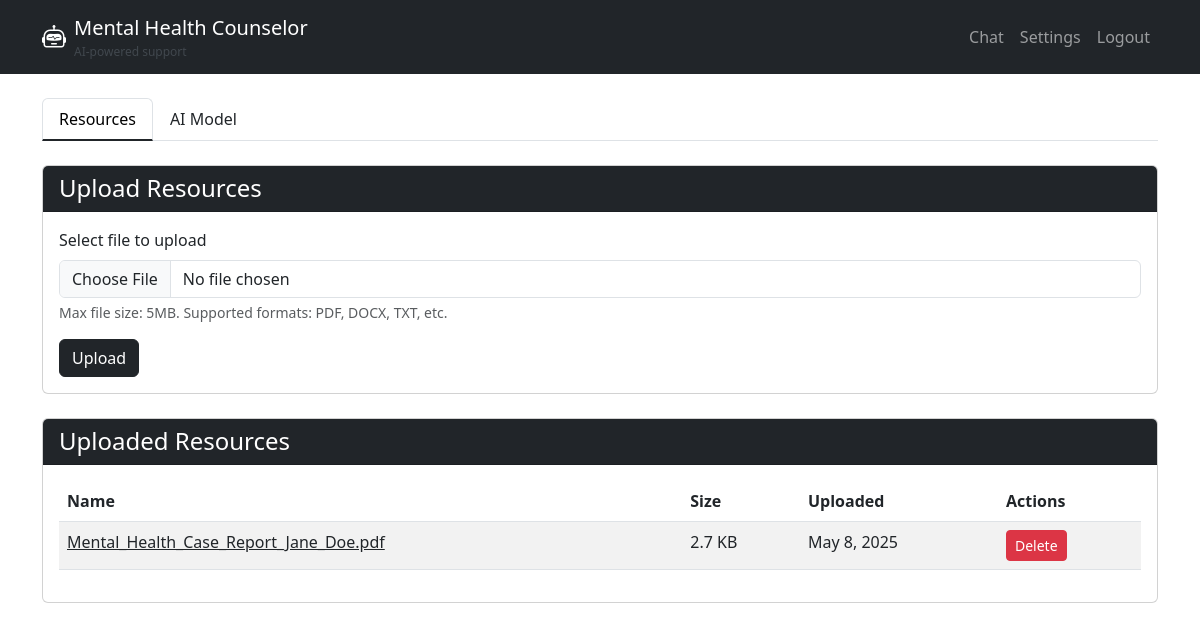
Page /chat/settings/ (signed in) on the committed database.
### chat/models.py (models this page shows, shortened)
class UploadedFile(models.Model):
    name = models.CharField(max_length=255)
    file = models.FileField(upload_to='uploads/')
    size = models.PositiveIntegerField()  # Size in bytes
    uploaded_at = models.DateTimeField(default=timezone.now)
    user = models.ForeignKey(User, on_delete=models.CASCADE, null=True, blank=True)
    content = models.TextField(null=True, blank=True)
    processed = models.BooleanField(default=False)
    file_type = models.CharField(max_length=20, blank=True, null=True)
    class Meta:
        ordering = ['-uploaded_at']

### chat/views.py (the view, shortened to what this page needs)
# urls.py: path('settings/', views.settings_dashboard, name='settings_dashboard'),
@login_required
def settings_dashboard(request):
    preference, created = UserPreference.objects.get_or_create(user=request.user)
    preference_form = UserPreferenceForm(instance=preference)
    files = UploadedFile.objects.filter(user=request.user)
    context = {
        'files': files,
        'preference_form': preference_form,
        'current_params': {
            'temperature': preference.temperature,
            'max_tokens': preference.max_tokens,
            'stream': preference.stream,
            'use_custom_prompt': preference.use_custom_prompt,
            'custom_system_prompt': preference.custom_system_prompt,
            'use_resources': preference.use_resources
        }
    }
    return render(request, 'admin/dashboard.html', context)

### templates/admin/dashboard.html (shortened to what this page needs)
{% extends "base.html" %}
{% load static %}
{% block extra_css %}
<link rel="stylesheet" href="https://cdn.jsdelivr.net/npm/bootstrap-icons@1.10.0/font/bootstrap-icons.css">
{% endblock %}
{% block content %}
<div class="container mt-4">
    <ul class="nav nav-tabs mb-4" id="settingsTabs" role="tablist">
        <li class="nav-item" role="presentation">
            <button class="nav-link active" id="resources-tab" data-bs-toggle="tab" data-bs-target="#resources" type="button" role="tab" aria-controls="resources" aria-selected="true">Resources</button>
        </li>
        <li class="nav-item" role="presentation">
            <button class="nav-link" id="model-tab" data-bs-toggle="tab" data-bs-target="#model" type="button" role="tab" aria-controls="model" aria-selected="false">AI Model</button>
        </li>
    </ul>
    <div class="tab-content" id="settingsTabsContent">
        <div class="tab-pane fade show active" id="resources" role="tabpanel" aria-labelledby="resources-tab">
            <div class="row mb-4">
                <div class="col-12">
                    <div class="card">
                        <div class="card-header bg-dark text-white">
                            <h4 class="card-title mb-0">Upload Resources</h4>
                        </div>
                        <div class="card-body">
                            <form method="POST" enctype="multipart/form-data">
                                <div class="mb-3">
                                    <label for="file" class="form-label">Select file to upload</label>
                                    <input type="file" class="form-control" id="file" name="file" required>
                                    <div class="form-text">Max file size: 5MB. Supported formats: PDF, DOCX, TXT, etc.</div>
                                </div>
                                <button type="submit" class="btn btn-dark">Upload</button>
                            </form>
                        </div>
                    </div>
                </div>
            </div>
            <div class="row">
                <div class="col-12">
                    <div class="card">
                        <div class="card-header bg-dark text-white">
                            <h4 class="card-title mb-0">Uploaded Resources</h4>
                        </div>
                        <div class="card-body">
                            {% if files %}
                                <div class="table-responsive">
                                    <table class="table table-striped table-hover">
                                        <thead>
                                            <tr>
                                                <th>Name</th>
                                                <th>Size</th>
                                                <th>Uploaded</th>
                                                <th>Actions</th>
                                            </tr>
                                        </thead>
                                        <tbody>
                                            {% for file in files %}
                                                <tr>
                                                    <td>
                                                        <a href="{{ file.file.url }}" target="_blank">
                                                            {{ file.name }}
                                                        </a>
                                                    </td>
                                                    <td>{{ file.size|filesizeformat }}</td>
                                                    <td>{{ file.uploaded_at|date:"F j, Y" }}</td>
                                                    <td>
                                                        <form method="POST" action="{% url 'delete_file' file.id %}"
                                                              class="d-inline" onsubmit="return confirm('Are you sure you want to delete this file?');">
                                                            <button type="submit" class="btn btn-danger btn-sm">Delete</button>
                                                        </form>
                                                    </td>
                                                </tr>
                                            {% endfor %}
                                        </tbody>
                                    </table>
                                </div>
                            {% else %}
                                <p class="text-center my-4">No files have been uploaded yet.</p>
                            {% endif %}
                        </div>
                    </div>
                </div>
            </div>
        </div>
    </div>
</div>
{% endblock %}

### templates/admin/dashboard.html (style rules this page uses)
.nav-tabs .nav-link { color: #212529; }
.nav-tabs .nav-link.active { font-weight: 500; border-bottom: 2px solid #212529; }

### templates/base.html (style rules this page uses)
a { color: #212529; }

### rows in the picture
UploadedFile: name "Mental_Health_Case_Report_Jane_Doe.pdf", size|filesizeformat "2.7 KB", uploaded_at "May 8, 2025"
